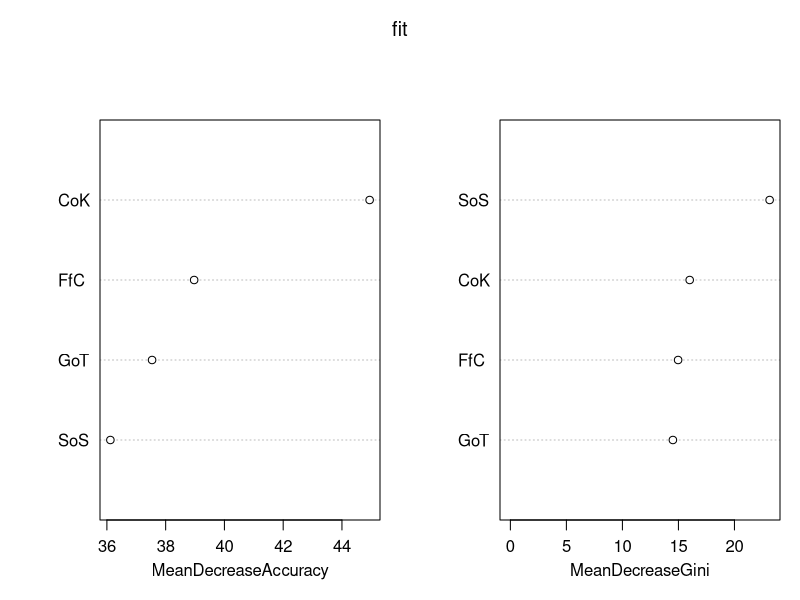
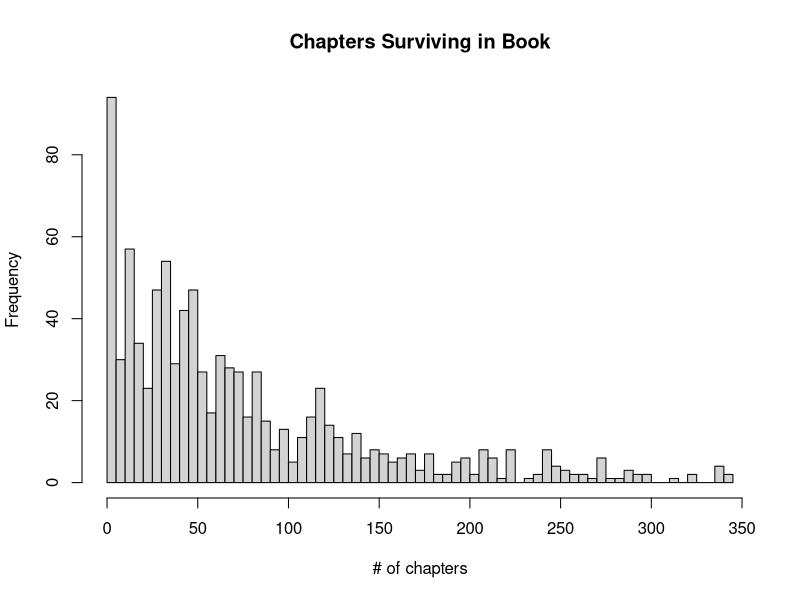
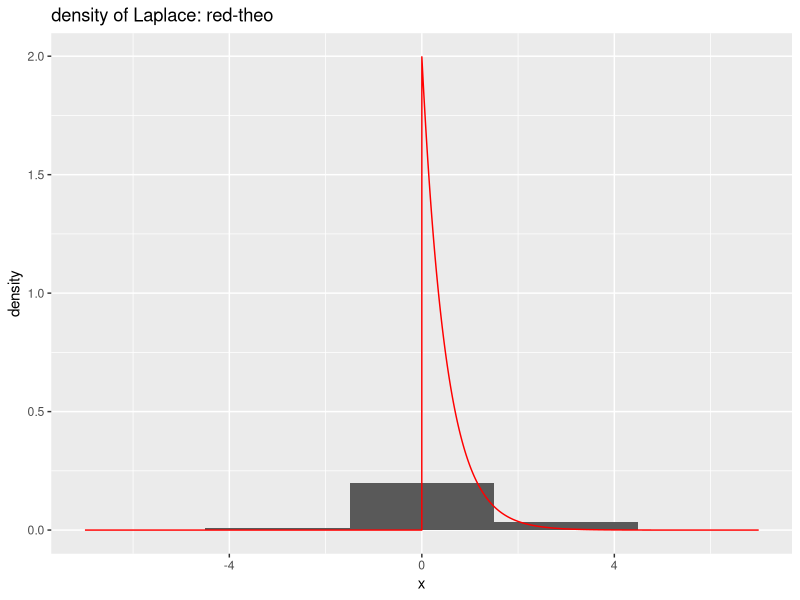
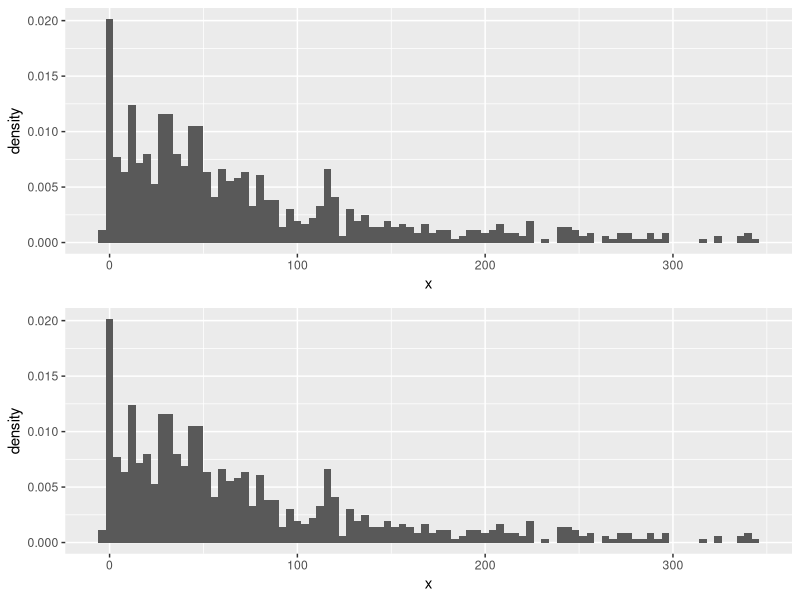

Recreate these plots in R, in order.
# Top ----
setwd("/Users/sunyichi/Downloads/biostat 682/")
#save.image("work_0416.RData")

death <- read.csv("character-deaths.csv")
require(randomForest)
require(ggplot2)
require(gridExtra)
require(caret)
library(MASS)
# Data process----
d <- death
colnames(d)
str(d)

# try classification ----
set.seed(2017)
train = sample(1:nrow(d),2*nrow(d)/(3))
tr <- d[train,]
ts <- d[-train,]

fit <- randomForest(as.factor(DwD)~GoT+CoK+SoS+FfC,data=tr, importance=TRUE, ntree=1000)
varImpPlot(fit)
pdrf <- predict(fit, ts)
confusionMatrix(pdrf,as.factor(ts$DwD))


# add "survival expansion" BOOK 1-5----
data = d
# Some of the data is wrong, fixes:
# Cressen is intro'd and dies in book 2
data$Book.of.Death[157] = 2
# Shyra Errol Died in Book 3, did not appear

which(data$Name=="Shyra Errol")

data[760,]
# add on 1 to the death chapter number and intro chapter number, for prologues.
data$Book.Intro.Chapter = data$Book.Intro.Chapter + 1
data$Death.Chapter = data$Death.Chapter + 1


# Make a book intro variable
data$Book.of.Intro = 0
#data$Book.of.Intro = data$GoT
X1 = which(data$GoT == 1)
X2 = which(data$CoK == 1 & data$GoT == 0)
X3 = which(data$SoS== 1 & data$CoK == 0 & data$GoT == 0)
X4 = which(data$FfC ==1 & data$SoS == 0 & data$CoK == 0 & data$GoT == 0)
X5 = which(data$DwD == 1 & data$FfC == 0 & data$SoS == 0 & data$CoK == 0 & data$GoT == 0)
data$Book.of.Intro[X1] = 1
data$Book.of.Intro[X2] = 2
data$Book.of.Intro[X3] = 3
data$Book.of.Intro[X4] = 4
data$Book.of.Intro[X5] = 5

# these are the characters that die in the same book they're introduced.
Same_book_death = which(data$Book.of.Intro == data$Book.of.Death)
Dies_same_book_1 = sum(data$Book.of.Intro[Same_book_death] == 1)
Dies_same_book_2 = sum(data$Book.of.Intro[Same_book_death] == 2)
Dies_same_book_3 = sum(data$Book.of.Intro[Same_book_death] == 3)
Dies_same_book_4 = sum(data$Book.of.Intro[Same_book_death] == 4)
Dies_same_book_5 = sum(data$Book.of.Intro[Same_book_death] == 5)

# Average number of deaths of characters that are introduced and die in the same book.
mean(c(Dies_same_book_1,Dies_same_book_2,Dies_same_book_3,Dies_same_book_4,Dies_same_book_5))

# Book 1 has 73 chapters
# book 2 has 70 chapters
# Book 3 has 82 chapters
# book 4 has 46 chapters
# book 5 has 73 chapters

# Make a character lives variable

Total_possible_Life = 73 + 70 + 82 + 46 + 73
book1chap = 73
book2chap = 70
book3chap = 82
book4chap = 46
book5chap = 73
data$Chapters_featured = data$GoT*book1chap + data$CoK*book2chap + data$SoS*book3chap + data$FfC*book4chap + data$DwD*book5chap
# subtract the chapters before a character appears in GoT
data$Chapters_featured[X1] = data$Chapters_featured[X1] - data$Book.Intro.Chapter[X1] + 1
data$Chapters_featured[X2] = data$Chapters_featured[X2] - data$Book.Intro.Chapter[X2] + 1 
data$Chapters_featured[X3] = data$Chapters_featured[X3] - data$Book.Intro.Chapter[X3] + 1
data$Chapters_featured[X4] = data$Chapters_featured[X4] - data$Book.Intro.Chapter[X4] + 1
data$Chapters_featured[X5] = data$Chapters_featured[X5] - data$Book.Intro.Chapter[X5] + 1

data$Death.Chapter2 = data$Death.Chapter
data$Death.Chapter2[is.na(data$Death.Chapter)] = 0
Not_Dead = is.na(data$Death.Chapter)
Isnt_Dead = sum(Not_Dead)
#618 not dead yet

# subtract the difference in chapters before death and total # of chapters in book.
#data$In_Book  How many chapters character lives

data$In_Book = data$Chapters_featured

D1 = which(data$Book.of.Death == 1 & !is.na(data$Death.Chapter))
D2 = which(data$Book.of.Death == 2 & !is.na(data$Death.Chapter))
D3 = which(data$Book.of.Death == 3 & !is.na(data$Death.Chapter))
D4 = which(data$Book.of.Death == 4 & !is.na(data$Death.Chapter))
D5 = which(data$Book.of.Death == 5 & !is.na(data$Death.Chapter))

data$In_Book[D1] = data$Chapters_featured[D1] - (73 - data$Death.Chapter2[D1]) 
data$In_Book[D2] = data$Chapters_featured[D2] - (70 - data$Death.Chapter2[D2])
data$In_Book[D3] = data$Chapters_featured[D3] - (82 - data$Death.Chapter2[D3])
data$In_Book[D4] = data$Chapters_featured[D4] - (46 - data$Death.Chapter2[D4]) 
data$In_Book[D5] = data$Chapters_featured[D5] - (73 - data$Death.Chapter2[D5])

negative<-c(which(data$In_Book < 0),which(is.na(data$In_Book)))
data$Name[which(data$In_Book < 0)]
hist(data$In_Book[-negative], breaks = 50, main = "Chapters Surviving in Book", xlab= "# of chapters")




# simulate to show data follows weibull
library(survival)
survreg(Surv(data$In_Book[-negative])~1)

ll.weibull<-function(dat,par){
  a=exp(par[1])
  b=exp(par[2])
  
  ll=-sum(dweibull(dat,a,scale=b,log=T))
  
}
weibull.optim <- optim(par=c(log(1/2.2),12),fn=ll.weibull,dat=data$In_Book[-negative])

#data$In_Book

g = function(x){
  return(dweibull(x,shape = 1,scale = 0.5))
}
ggplot(data.frame(x = data$In_Book),aes(x=x)) + 
  geom_histogram(aes(y=..density..),binwidth=3) +
  stat_function(fun = g, colour = "red",n=10000)+
  ggtitle("density of Laplace: red-theo")+xlim(c(-7,7))

p1=ggplot(data.frame(x = data$In_Book),aes(x=x)) + 
  geom_histogram(aes(y=..density..),binwidth=4) 


p2 = ggplot(data.frame(x = data$In_Book),aes(x=x)) + 
  geom_histogram(aes(y=..density..),binwidth=4) 



grid.arrange(p1,p2,nrow=2)


